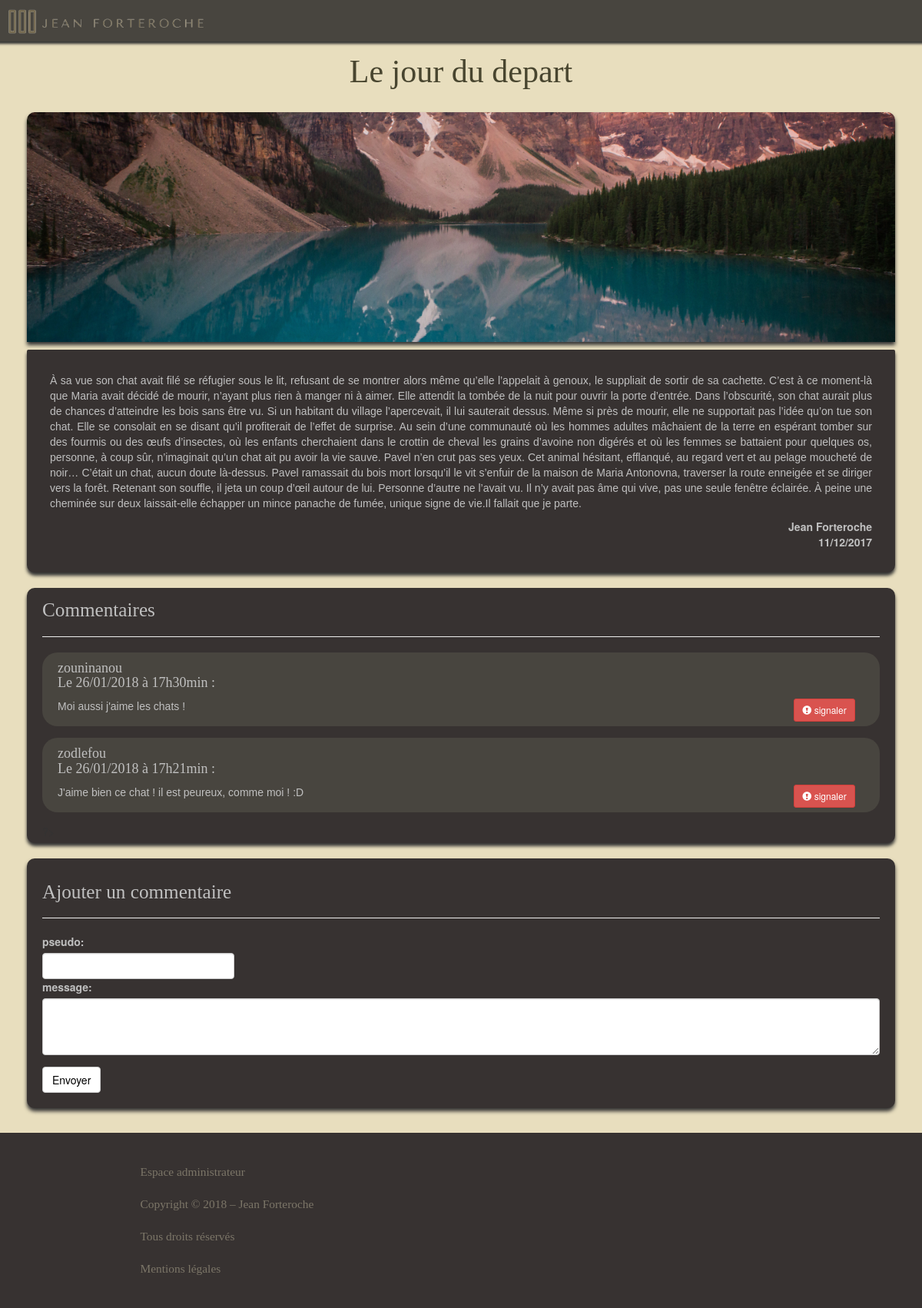
/index.php?action=postView&id=2, run on the app's committed database.
### tables this page shows
CREATE TABLE IF NOT EXISTS `posts` (
  `id` int(11) NOT NULL AUTO_INCREMENT,
  `title` varchar(255) NOT NULL,
  `content` text NOT NULL,
  `datePost` datetime NOT NULL,
  PRIMARY KEY (`id`)
);

CREATE TABLE IF NOT EXISTS `comments` (
  `id` int(11) NOT NULL AUTO_INCREMENT,
  `id_post` int(11) NOT NULL,
  `report` int(11) NOT NULL DEFAULT '0',
  `pseudo` varchar(15) NOT NULL,
  `content` text NOT NULL,
  `date_comment` datetime NOT NULL,
  PRIMARY KEY (`id`)
);

### src/controler/frontend/FrontendController.php (called while the page is built, shortened)
<?php
require_once('src/model/PostManager.php');
require_once('src/model/CommentManager.php');
class frontendController
{
	 public function postView()
	{
		$postManager = new PostManager();
		$commentManager = new CommentManager();
		$post = $postManager->getPost($_GET['id']);
		$comments = $commentManager->getComments($_GET['id']);
		require('src/view/frontend/postView.php');
	}
}

### src/model/PostManager.php (called while the page is built, shortened)
<?php
class PostManager extends Manager
{
    public function getPost($id)
    {
    	$db = $this->dbConnect();
        $req = $db->prepare('SELECT id, title, content, DATE_FORMAT(datePost, \'%d/%m/%Y\') AS datePost_fr FROM posts WHERE id = ?');
        $req->execute(array($id));
        $post = $req->fetch();
        return $post;
	}
}

### src/model/CommentManager.php (called while the page is built, shortened)
<?php
class CommentManager extends Manager
{
	public function getComments($postId)
	{
		$db = $this->dbConnect();
        $req = $db->prepare('SELECT id, pseudo, id_post, content, DATE_FORMAT(date_comment, \'%d/%m/%Y à %Hh%imin\') AS dateComment_fr FROM comments WHERE id_post = ? ORDER BY date_comment DESC');
        $req->execute(array($postId));
        return $req;
	}
}

### src/view/frontend/postView.php (the view, shortened to what this page needs)
<?php require('header.php'); ?>
<div class="container">
	<section>
		<div class="post">
			<h1><?= htmlspecialchars($post['title'])?></h1>
			<img src="public/picture/alaska_banner.jpg" class="alaska_banner">
			<div class="article_post">
				<p><?= htmlspecialchars($post['content'])?></p>
				<ul class="list-unstyled col-lg-offset-10">
					<li>Jean Forteroche</li>
					<li><?= $post['datePost_fr']?></li>
				</ul>
			</div>
		</div>
		<br>
		<div class="comments">
			<h2>Commentaires</h2>
			<hr>
			<?php while ($data = $comments->fetch())
			{ ?>
				<div class="comment">
					<div class="row">
						<h4 class="col-lg-10"><?= htmlspecialchars($data['pseudo']) ?><br>Le <?= $data['dateComment_fr'] ?> :</h4>
					</div>
					<div class="row">
						<p class="col-lg-10 col-sm-10 col-xs-8 "><?= htmlspecialchars($data['content']) ?></p>
						<div class="col-lg-2">
							<div class="button_report">
								<a href="index.php?action=reportComment&amp;id=<?= $data['id'] ?>" class="btn btn-sm btn-danger"><span class="glyphicon glyphicon-exclamation-sign"></span> signaler</a>
							</div>
						</div>
					</div>
				</div>
			<?php } $comments->closeCursor(); ?> ?>
		</div>
		<form action="index.php?action=addCommentView&amp;id=<?= $post['id'] ?>" method="post" class="add_comment">
			<div class="row">
				<div class="col-lg-12">
					<br>
				<div class="form">
					<h2>Ajouter un commentaire</h2>
					<hr>
					<div class="form-group">
						<div class="row">
				      		<div class="col-lg-3">
					      		<label for="pseudo">pseudo: </label>
					     		<input id="pseudo" type="text" name="pseudo" class="form-control";>
					     	</div>
					     </div>
					     <div class="row">
					     	<div class="col-lg-12">
					     		<label for="content">message: </label>
					     		<textarea id="content" type="text" name="content" rows="3" class="form-control";></textarea>
					     	</div>
					     </div>
			   		</div>
			   		<button  class="btn btn-default" type="submit">Envoyer</button>
					</div>
				</div>
			</div>
		</form>
	</section>
</div>
<?php require('footer.php'); ?>
<?php require('template.php'); ?>

### public/css/style.css (style rules this page uses)
body { width:100%; background-color:#e8debe; position: absolute; padding-bottom: 240px; margin-bottom: 0px; min-height: 100%; }
.container { padding-bottom: 20px; padding-right: 20px; padding-left: 20px; margin-right: auto; margin-left: auto; }
img { width: 100%; }
.alaska_banner { margin-top:20px; margin-bottom: 10px; border-radius:10px 10px 0px 0px; box-shadow: 0px 4px 5px; }
.form { padding:20px 20px 20px 20px; background-color: #373231; border-radius: 10px; box-shadow: 0px 4px 5px; }
.form label { color:silver; }
.form .btn { color:#000000; }
section { margin-top:70px; }
section h1 { font-family: 'News Cycle'; color: #48452f; margin-top: 5px; margin-bottom: 10px; font-size: 3em; text-align: center; }
section h2 { margin-top: 10px; font-family: 'News Cycle'; color: silver; font-size: 1.8em; }
section p { text-align: justify; font-family: 'arial'; color: silver; }
section a { color:silver; }
section li { font-weight: bold; color:silver; }
section h4 { font-family:'News Cycle'; color: silver; }
.button_report { margin-left:50px; margin-bottom:5px; }
.article_post { background-color:#373231; padding:30px 30px 20px 30px; border-radius: 2px 2px 10px 10px; box-shadow: 0px 4px 4px; }
.article_post li { text-align: right; }
.comments { background-color:#373231; padding:5px 20px 5px 20px; box-shadow:0px 4px 4px; border-radius: 10px 10px 10px 10px; }
.comment { background-color:#48453f; padding: 1px 10px 1px 20px; border-radius: 20px; margin-bottom: 15px; }

### data on the page
posts: title "Le jour du depart", content "À sa vue son chat avait filé se réfugier sous le lit, refusant de se montrer alors même qu’elle l’appelait à genoux, le suppliait de sortir de sa cachette. C’est à ce moment-là que Maria avait décidé de mourir, n’ayant plus rien à manger ni à aimer. Elle attendit la tombée de la nuit pour ouvrir la porte d’entrée. Dans l’obscurité, son chat aurait plus de chances d’atteindre les bois sans être vu. Si un habitant du village l’apercevait, il lui sauterait dessus. Même si près de mourir, elle ne supportait pas l’idée qu’on tue son chat. Elle se consolait en se disant qu’il profiterait de l’effet de surprise. Au sein d’une communauté où les hommes adultes mâchaient de la terre en espérant…"
comments: pseudo "zouninanou", dateComment_fr "26/01/2018 à 17h30min", content "Moi aussi j'aime les chats !"
comments: pseudo "zodlefou", dateComment_fr "26/01/2018 à 17h21min", content "J'aime bien ce chat ! il est peureux, comme moi ! :D"

### other printed values
$post['datePost_fr'] "11/12/2017"
